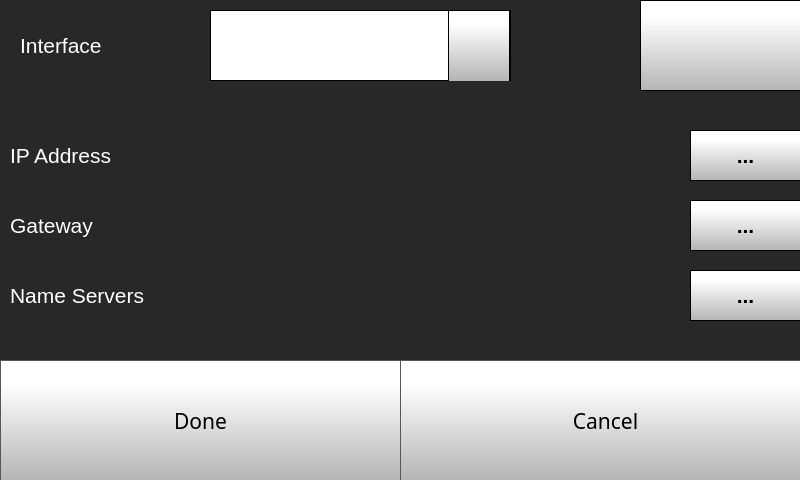
<?xml version="1.0" encoding="UTF-8"?>
<ui version="4.0">
 <class>network_settings</class>
 <widget class="QWidget" name="network_settings">
  <property name="geometry">
   <rect>
    <x>0</x>
    <y>0</y>
    <width>800</width>
    <height>480</height>
   </rect>
  </property>
  <property name="windowTitle">
   <string>Form</string>
  </property>
  <widget class="QStackedWidget" name="stackedWidget">
   <property name="geometry">
    <rect>
     <x>0</x>
     <y>0</y>
     <width>800</width>
     <height>480</height>
    </rect>
   </property>
   <property name="styleSheet">
    <string notr="true">background-color: rgb(40, 40, 40);</string>
   </property>
   <property name="currentIndex">
    <number>0</number>
   </property>
   <widget class="QWidget" name="staticIPSettingsPage">
    <widget class="QPushButton" name="staticIPSettingsCancelButton">
     <property name="geometry">
      <rect>
       <x>400</x>
       <y>360</y>
       <width>411</width>
       <height>121</height>
      </rect>
     </property>
     <property name="font">
      <font>
       <family>Gotham</family>
       <pointsize>16</pointsize>
      </font>
     </property>
     <property name="contextMenuPolicy">
      <enum>Qt::NoContextMenu</enum>
     </property>
     <property name="styleSheet">
      <string notr="true">QPushButton {
     border: 1px solid rgb(87, 87, 87);
	background-color: qlineargradient(spread:pad, x1:0, y1:1, x2:0, y2:0.188, stop:0 rgba(180, 180, 180, 255), stop:1 rgba(255, 255, 255, 255));


}

QPushButton:pressed {
    background-color: qlineargradient(x1: 0, y1: 0, x2: 0, y2: 1,
                                      stop: 0 #dadbde, stop: 1 #f6f7fa);
}

QPushButton:flat {
    border: none; /* no border for a flat push button */
}

QPushButton:default {
    border-color: navy; /* make the default button prominent */
}

QPushButton:focus {
	outline: none;
}</string>
     </property>
     <property name="text">
      <string>Cancel</string>
     </property>
     <property name="iconSize">
      <size>
       <width>50</width>
       <height>50</height>
      </size>
     </property>
    </widget>
    <widget class="QWidget" name="ethStaticSettings" native="true">
     <property name="geometry">
      <rect>
       <x>0</x>
       <y>120</y>
       <width>801</width>
       <height>211</height>
      </rect>
     </property>
     <property name="font">
      <font>
       <pointsize>16</pointsize>
      </font>
     </property>
     <widget class="QPushButton" name="staticIPGatewayKeyboardButton">
      <property name="geometry">
       <rect>
        <x>690</x>
        <y>80</y>
        <width>111</width>
        <height>51</height>
       </rect>
      </property>
      <property name="font">
       <font>
        <family>MS Shell Dlg 2</family>
        <pointsize>16</pointsize>
        <weight>75</weight>
        <bold>true</bold>
       </font>
      </property>
      <property name="contextMenuPolicy">
       <enum>Qt::NoContextMenu</enum>
      </property>
      <property name="styleSheet">
       <string notr="true">QPushButton {
     border: 1px solid rgb(0, 0, 0);
	background-color: qlineargradient(spread:pad, x1:0, y1:1, x2:0, y2:0.188, stop:0 rgba(180, 180, 180, 255), stop:1 rgba(255, 255, 255, 255));


}

QPushButton:pressed {
    background-color: qlineargradient(x1: 0, y1: 0, x2: 0, y2: 1,
                                      stop: 0 #dadbde, stop: 1 #f6f7fa);
}

QPushButton:flat {
    border: none; /* no border for a flat push button */
}

QPushButton:default {
    border-color: navy; /* make the default button prominent */
}

QPushButton:focus {
	outline: none;
}</string>
      </property>
      <property name="text">
       <string>...</string>
      </property>
      <property name="iconSize">
       <size>
        <width>40</width>
        <height>40</height>
       </size>
      </property>
     </widget>
     <widget class="QLabel" name="staticIPGatewayLabel">
      <property name="geometry">
       <rect>
        <x>10</x>
        <y>90</y>
        <width>110</width>
        <height>30</height>
       </rect>
      </property>
      <property name="font">
       <font>
        <family>MS Shell Dlg 2</family>
        <pointsize>16</pointsize>
        <weight>50</weight>
        <bold>false</bold>
       </font>
      </property>
      <property name="contextMenuPolicy">
       <enum>Qt::NoContextMenu</enum>
      </property>
      <property name="styleSheet">
       <string notr="true">color: rgb(255, 255, 255);</string>
      </property>
      <property name="text">
       <string>Gateway</string>
      </property>
     </widget>
     <widget class="QPushButton" name="staticIPKeyboardButton">
      <property name="enabled">
       <bool>true</bool>
      </property>
      <property name="geometry">
       <rect>
        <x>690</x>
        <y>10</y>
        <width>111</width>
        <height>51</height>
       </rect>
      </property>
      <property name="font">
       <font>
        <family>MS Shell Dlg 2</family>
        <pointsize>16</pointsize>
        <weight>75</weight>
        <bold>true</bold>
       </font>
      </property>
      <property name="contextMenuPolicy">
       <enum>Qt::NoContextMenu</enum>
      </property>
      <property name="autoFillBackground">
       <bool>false</bool>
      </property>
      <property name="styleSheet">
       <string notr="true">QPushButton {
     border: 1px solid rgb(0, 0, 0);
	background-color: qlineargradient(spread:pad, x1:0, y1:1, x2:0, y2:0.188, stop:0 rgba(180, 180, 180, 255), stop:1 rgba(255, 255, 255, 255));


}

QPushButton:pressed {
    background-color: qlineargradient(x1: 0, y1: 0, x2: 0, y2: 1,
                                      stop: 0 #dadbde, stop: 1 #f6f7fa);
}

QPushButton:flat {
    border: none; /* no border for a flat push button */
}

QPushButton:default {
    border-color: navy; /* make the default button prominent */
}

QPushButton:focus {
	outline: none;
}</string>
      </property>
      <property name="text">
       <string>...</string>
      </property>
      <property name="iconSize">
       <size>
        <width>40</width>
        <height>40</height>
       </size>
      </property>
     </widget>
     <widget class="QLabel" name="staticIPLabel">
      <property name="geometry">
       <rect>
        <x>10</x>
        <y>20</y>
        <width>151</width>
        <height>30</height>
       </rect>
      </property>
      <property name="font">
       <font>
        <family>MS Shell Dlg 2</family>
        <pointsize>16</pointsize>
        <weight>50</weight>
        <bold>false</bold>
       </font>
      </property>
      <property name="contextMenuPolicy">
       <enum>Qt::NoContextMenu</enum>
      </property>
      <property name="styleSheet">
       <string notr="true">color: rgb(255, 255, 255);</string>
      </property>
      <property name="text">
       <string>IP Address</string>
      </property>
     </widget>
     <widget class="QPushButton" name="staticIPNameServerKeyboardButton">
      <property name="geometry">
       <rect>
        <x>690</x>
        <y>150</y>
        <width>111</width>
        <height>51</height>
       </rect>
      </property>
      <property name="font">
       <font>
        <family>MS Shell Dlg 2</family>
        <pointsize>16</pointsize>
        <weight>75</weight>
        <bold>true</bold>
       </font>
      </property>
      <property name="contextMenuPolicy">
       <enum>Qt::NoContextMenu</enum>
      </property>
      <property name="styleSheet">
       <string notr="true">QPushButton {
     border: 1px solid rgb(0, 0, 0);
	background-color: qlineargradient(spread:pad, x1:0, y1:1, x2:0, y2:0.188, stop:0 rgba(180, 180, 180, 255), stop:1 rgba(255, 255, 255, 255));


}

QPushButton:pressed {
    background-color: qlineargradient(x1: 0, y1: 0, x2: 0, y2: 1,
                                      stop: 0 #dadbde, stop: 1 #f6f7fa);
}

QPushButton:flat {
    border: none; /* no border for a flat push button */
}

QPushButton:default {
    border-color: navy; /* make the default button prominent */
}

QPushButton:focus {
	outline: none;
}</string>
      </property>
      <property name="text">
       <string>...</string>
      </property>
      <property name="iconSize">
       <size>
        <width>40</width>
        <height>40</height>
       </size>
      </property>
     </widget>
     <widget class="QLabel" name="staticIPNameServerLabel">
      <property name="geometry">
       <rect>
        <x>10</x>
        <y>160</y>
        <width>181</width>
        <height>30</height>
       </rect>
      </property>
      <property name="font">
       <font>
        <family>MS Shell Dlg 2</family>
        <pointsize>16</pointsize>
        <weight>50</weight>
        <bold>false</bold>
       </font>
      </property>
      <property name="contextMenuPolicy">
       <enum>Qt::NoContextMenu</enum>
      </property>
      <property name="styleSheet">
       <string notr="true">color: rgb(255, 255, 255);</string>
      </property>
      <property name="text">
       <string>Name Servers</string>
      </property>
     </widget>
    </widget>
    <widget class="QPushButton" name="deleteStaticIPSettingsButton">
     <property name="enabled">
      <bool>true</bool>
     </property>
     <property name="geometry">
      <rect>
       <x>640</x>
       <y>0</y>
       <width>171</width>
       <height>91</height>
      </rect>
     </property>
     <property name="font">
      <font>
       <family>MS Shell Dlg 2</family>
       <pointsize>18</pointsize>
       <weight>75</weight>
       <bold>true</bold>
      </font>
     </property>
     <property name="contextMenuPolicy">
      <enum>Qt::NoContextMenu</enum>
     </property>
     <property name="autoFillBackground">
      <bool>false</bool>
     </property>
     <property name="styleSheet">
      <string notr="true">QPushButton {
     border: 1px solid rgb(0, 0, 0);
	background-color: qlineargradient(spread:pad, x1:0, y1:1, x2:0, y2:0.188, stop:0 rgba(180, 180, 180, 255), stop:1 rgba(255, 255, 255, 255));


}

QPushButton:pressed {
    background-color: qlineargradient(x1: 0, y1: 0, x2: 0, y2: 1,
                                      stop: 0 #dadbde, stop: 1 #f6f7fa);
}

QPushButton:flat {
    border: none; /* no border for a flat push button */
}

QPushButton:default {
    border-color: navy; /* make the default button prominent */
}

QPushButton:focus {
	outline: none;
}</string>
     </property>
     <property name="text">
      <string/>
     </property>
     <property name="icon">
      <iconset resource="resources/resource.qrc">
       <normaloff>:/Icons/img/icons/delete.png</normaloff>:/Icons/img/icons/delete.png</iconset>
     </property>
     <property name="iconSize">
      <size>
       <width>40</width>
       <height>40</height>
      </size>
     </property>
    </widget>
    <widget class="QPushButton" name="staticIPSettingsDoneButton">
     <property name="geometry">
      <rect>
       <x>0</x>
       <y>360</y>
       <width>401</width>
       <height>121</height>
      </rect>
     </property>
     <property name="font">
      <font>
       <family>Gotham</family>
       <pointsize>16</pointsize>
      </font>
     </property>
     <property name="contextMenuPolicy">
      <enum>Qt::NoContextMenu</enum>
     </property>
     <property name="styleSheet">
      <string notr="true">QPushButton {
     border: 1px solid rgb(87, 87, 87);
	background-color: qlineargradient(spread:pad, x1:0, y1:1, x2:0, y2:0.188, stop:0 rgba(180, 180, 180, 255), stop:1 rgba(255, 255, 255, 255));


}

QPushButton:pressed {
    background-color: qlineargradient(x1: 0, y1: 0, x2: 0, y2: 1,
                                      stop: 0 #dadbde, stop: 1 #f6f7fa);
}

QPushButton:flat {
    border: none; /* no border for a flat push button */
}

QPushButton:default {
    border-color: navy; /* make the default button prominent */
}

QPushButton:focus {
	outline: none;
}</string>
     </property>
     <property name="text">
      <string>Done</string>
     </property>
     <property name="iconSize">
      <size>
       <width>40</width>
       <height>40</height>
      </size>
     </property>
    </widget>
    <widget class="QComboBox" name="staticIPComboBox">
     <property name="geometry">
      <rect>
       <x>210</x>
       <y>10</y>
       <width>301</width>
       <height>71</height>
      </rect>
     </property>
     <property name="font">
      <font>
       <family>Gotham</family>
       <pointsize>16</pointsize>
      </font>
     </property>
     <property name="contextMenuPolicy">
      <enum>Qt::NoContextMenu</enum>
     </property>
     <property name="styleSheet">
      <string notr="true"> QScrollBar:vertical {
     border: 1px solid black;
border-radius: 5px;
    background-color: rgb(40,40,40);
     width: 60px;
     margin: 67px 0 67px 0;
 }

/* Sets up the color and height of handle */
QScrollBar::handle:vertical {
border-radius: 5px;
background: qlineargradient(spread:pad, x1:0, y1:1, x2:0, y2:0.188, stop:0 rgba(180, 180, 180, 255), stop:1 rgba(255, 255, 255, 255));
min-height: 7px;
}


QScrollBar::add-line:vertical {
     border: 1px solid black;
background: qlineargradient(spread:pad, x1:0, y1:1, x2:0, y2:0.188, stop:0 rgba(180, 180, 180, 255), stop:1 rgba(255, 255, 255, 255));
     height:65px;
border-radius: 5px;
     subcontrol-position: bottom;
     subcontrol-origin: margin;
 }

 QScrollBar::sub-line:vertical {
     border: 1px solid black;
background: qlineargradient(spread:pad, x1:0, y1:1, x2:0, y2:0.188, stop:0 rgba(180, 180, 180, 255), stop:1 rgba(255, 255, 255, 255));
     height: 65px;
border-radius: 5px;
     subcontrol-position: top;
     subcontrol-origin: margin;
 }

QScrollBar::up-arrow:vertical {
 image: url(./templates/img/arrows.png);
    width: 40px;
    height: 40px;
 padding: 5px;
 }
QScrollBar::down-arrow:vertical {
 image: url(./templates/img/arrows-5.png);
    width: 40px;
    height: 40px;
 padding: 5px;
 }

/* need this to get rid of crosshatching on scrollbar background */
QScrollBar::add-page:vertical, QScrollBar::sub-page:vertical {
background: none;
}

QComboBox {
border: 1px solid black;
    padding: 0px 18px 0px 3px;
    min-width: 6em;

}

QComboBox::item {
	color: rgb(0, 0, 0);
}

QComboBox:editable {
    background: white;
}

QComboBox:!editable, QComboBox::drop-down:editable {
background: white;
}

/* QComboBox gets the &quot;on&quot; state when the popup is open */
QComboBox:!editable:on, QComboBox::drop-down:editable:on {
background: white;
}


QComboBox::drop-down {
border-left: 1px solid black;
border-right: 1px solid black;
	background-color: qlineargradient(spread:pad, x1:0, y1:1, x2:0, y2:0.188, stop:0 rgba(180, 180, 180, 255), stop:1 rgba(255, 255, 255, 255));
    width: 60px;
     height: 70px;

}

QComboBox::down-arrow {

image: url(./templates/img/arrows-5.png);
width: 30px;
height: 30px;

}


QComboBox QAbstractItemView {
    selection-background-color: rgb(40, 40, 40);
    background: white;
}</string>
     </property>
     <property name="editable">
      <bool>false</bool>
     </property>
     <property name="maxVisibleItems">
      <number>8</number>
     </property>
     <property name="iconSize">
      <size>
       <width>30</width>
       <height>30</height>
      </size>
     </property>
    </widget>
    <widget class="QLabel" name="staticIPINterfaceLabel">
     <property name="geometry">
      <rect>
       <x>20</x>
       <y>30</y>
       <width>171</width>
       <height>30</height>
      </rect>
     </property>
     <property name="font">
      <font>
       <family>MS Shell Dlg 2</family>
       <pointsize>16</pointsize>
       <weight>50</weight>
       <bold>false</bold>
      </font>
     </property>
     <property name="contextMenuPolicy">
      <enum>Qt::NoContextMenu</enum>
     </property>
     <property name="styleSheet">
      <string notr="true">color: rgb(255, 255, 255);</string>
     </property>
     <property name="text">
      <string>Interface</string>
     </property>
    </widget>
   </widget>
   <widget class="QWidget" name="wifiSettingsPage">
    <widget class="QCheckBox" name="hiddenCheckBox">
     <property name="geometry">
      <rect>
       <x>0</x>
       <y>130</y>
       <width>161</width>
       <height>41</height>
      </rect>
     </property>
     <property name="font">
      <font>
       <family>Gotham</family>
       <pointsize>16</pointsize>
      </font>
     </property>
     <property name="styleSheet">
      <string notr="true">QCheckBox {
	color: rgb(255, 255, 255);
}

QCheckBox::indicator {
    width: 25px;
    height: 25px;
}

QCheckBox::indicator:checked {
    image: url(./templates/img/check-box.png);
}
QCheckBox::indicator:unchecked {
    image: url(./templates/img/blank-check-box.png);
}



</string>
     </property>
     <property name="text">
      <string>Hidden </string>
     </property>
     <property name="iconSize">
      <size>
       <width>40</width>
       <height>40</height>
      </size>
     </property>
     <property name="checked">
      <bool>false</bool>
     </property>
    </widget>
    <widget class="QPushButton" name="wifiSettingsCancelButton">
     <property name="geometry">
      <rect>
       <x>400</x>
       <y>360</y>
       <width>401</width>
       <height>121</height>
      </rect>
     </property>
     <property name="font">
      <font>
       <family>Gotham</family>
       <pointsize>16</pointsize>
      </font>
     </property>
     <property name="styleSheet">
      <string notr="true">QPushButton {
     border: 1px solid rgb(87, 87, 87);
	background-color: qlineargradient(spread:pad, x1:0, y1:1, x2:0, y2:0.188, stop:0 rgba(180, 180, 180, 255), stop:1 rgba(255, 255, 255, 255));


}

QPushButton:pressed {
    background-color: qlineargradient(x1: 0, y1: 0, x2: 0, y2: 1,
                                      stop: 0 #dadbde, stop: 1 #f6f7fa);
}

QPushButton:flat {
    border: none; /* no border for a flat push button */
}

QPushButton:default {
    border-color: navy; /* make the default button prominent */
}

QPushButton:focus {
	outline: none;
}</string>
     </property>
     <property name="text">
      <string>Cancel</string>
     </property>
     <property name="iconSize">
      <size>
       <width>40</width>
       <height>40</height>
      </size>
     </property>
    </widget>
    <widget class="QComboBox" name="wifiSettingsComboBox">
     <property name="geometry">
      <rect>
       <x>0</x>
       <y>70</y>
       <width>701</width>
       <height>51</height>
      </rect>
     </property>
     <property name="font">
      <font>
       <family>Gotham</family>
       <pointsize>16</pointsize>
      </font>
     </property>
     <property name="styleSheet">
      <string notr="true"> QScrollBar:vertical {
     border: 1px solid black;
border-radius: 5px;
    background-color: rgb(40,40,40);
     width: 60px;
     margin: 67px 0 67px 0;
 }

/* Sets up the color and height of handle */
QScrollBar::handle:vertical {
border-radius: 5px;
background: qlineargradient(spread:pad, x1:0, y1:1, x2:0, y2:0.188, stop:0 rgba(180, 180, 180, 255), stop:1 rgba(255, 255, 255, 255));
min-height: 7px;
}


QScrollBar::add-line:vertical {
     border: 1px solid black;
background: qlineargradient(spread:pad, x1:0, y1:1, x2:0, y2:0.188, stop:0 rgba(180, 180, 180, 255), stop:1 rgba(255, 255, 255, 255));
     height:65px;
border-radius: 5px;
     subcontrol-position: bottom;
     subcontrol-origin: margin;
 }

 QScrollBar::sub-line:vertical {
     border: 1px solid black;
background: qlineargradient(spread:pad, x1:0, y1:1, x2:0, y2:0.188, stop:0 rgba(180, 180, 180, 255), stop:1 rgba(255, 255, 255, 255));
     height: 65px;
border-radius: 5px;
     subcontrol-position: top;
     subcontrol-origin: margin;
 }

QScrollBar::up-arrow:vertical {
 image: url(:/Navigation/img/Navigation/arrows.png);
    width: 40px;
    height: 40px;
 padding: 5px;
 }
QScrollBar::down-arrow:vertical {
 image: url(:/Navigation/img/Navigation/arrows-5.png);
    width: 40px;
    height: 40px;
 padding: 5px;
 }

/* need this to get rid of crosshatching on scrollbar background */
QScrollBar::add-page:vertical, QScrollBar::sub-page:vertical {
background: none;
}

QComboBox {
border: 1px solid black;
    padding: 0px 18px 0px 3px;
    min-width: 6em;

}

QComboBox::item {
	color: rgb(0, 0, 0);
}

QComboBox:editable {
    background: white;
}

QComboBox:!editable, QComboBox::drop-down:editable {
background: white;
}

/* QComboBox gets the &quot;on&quot; state when the popup is open */
QComboBox:!editable:on, QComboBox::drop-down:editable:on {
background: white;
}


QComboBox::drop-down {
border-left: 1px solid black;
border-right: 1px solid black;
	background-color: qlineargradient(spread:pad, x1:0, y1:1, x2:0, y2:0.188, stop:0 rgba(180, 180, 180, 255), stop:1 rgba(255, 255, 255, 255));
    width: 60px;
     height: 50px;

}

QComboBox::down-arrow {

image: url(:/Navigation/img/Navigation/arrows-5.png);
width: 30px;
height: 30px;

}


QComboBox QAbstractItemView {
    selection-background-color: rgb(40, 40, 40);
    background: white;
}</string>
     </property>
     <property name="editable">
      <bool>false</bool>
     </property>
     <property name="maxVisibleItems">
      <number>8</number>
     </property>
     <property name="iconSize">
      <size>
       <width>30</width>
       <height>30</height>
      </size>
     </property>
    </widget>
    <widget class="QLabel" name="ssidlabel">
     <property name="geometry">
      <rect>
       <x>0</x>
       <y>0</y>
       <width>461</width>
       <height>51</height>
      </rect>
     </property>
     <property name="font">
      <font>
       <family>Gotham Light</family>
       <pointsize>16</pointsize>
       <weight>50</weight>
       <bold>false</bold>
      </font>
     </property>
     <property name="styleSheet">
      <string notr="true">color: rgb(255, 255, 255);</string>
     </property>
     <property name="text">
      <string>Enter SSID:</string>
     </property>
    </widget>
    <widget class="QPushButton" name="wifiSettingsDoneButton">
     <property name="geometry">
      <rect>
       <x>0</x>
       <y>360</y>
       <width>401</width>
       <height>121</height>
      </rect>
     </property>
     <property name="font">
      <font>
       <family>Gotham</family>
       <pointsize>16</pointsize>
      </font>
     </property>
     <property name="styleSheet">
      <string notr="true">QPushButton {
     border: 1px solid rgb(87, 87, 87);
	background-color: qlineargradient(spread:pad, x1:0, y1:1, x2:0, y2:0.188, stop:0 rgba(180, 180, 180, 255), stop:1 rgba(255, 255, 255, 255));


}

QPushButton:pressed {
    background-color: qlineargradient(x1: 0, y1: 0, x2: 0, y2: 1,
                                      stop: 0 #dadbde, stop: 1 #f6f7fa);
}

QPushButton:flat {
    border: none; /* no border for a flat push button */
}

QPushButton:default {
    border-color: navy; /* make the default button prominent */
}

QPushButton:focus {
	outline: none;
}</string>
     </property>
     <property name="text">
      <string>Done</string>
     </property>
     <property name="iconSize">
      <size>
       <width>40</width>
       <height>40</height>
      </size>
     </property>
    </widget>
    <widget class="QPushButton" name="wifiSettingsSSIDKeyboardButton">
     <property name="geometry">
      <rect>
       <x>700</x>
       <y>70</y>
       <width>101</width>
       <height>51</height>
      </rect>
     </property>
     <property name="font">
      <font>
       <family>Gotham</family>
       <pointsize>16</pointsize>
      </font>
     </property>
     <property name="styleSheet">
      <string notr="true">QPushButton {
     border: 1px solid rgb(0, 0, 0);
	background-color: qlineargradient(spread:pad, x1:0, y1:1, x2:0, y2:0.188, stop:0 rgba(180, 180, 180, 255), stop:1 rgba(255, 255, 255, 255));


}

QPushButton:pressed {
    background-color: qlineargradient(x1: 0, y1: 0, x2: 0, y2: 1,
                                      stop: 0 #dadbde, stop: 1 #f6f7fa);
}

QPushButton:flat {
    border: none; /* no border for a flat push button */
}

QPushButton:default {
    border-color: navy; /* make the default button prominent */
}

QPushButton:focus {
	outline: none;
}</string>
     </property>
     <property name="text">
      <string>...</string>
     </property>
     <property name="iconSize">
      <size>
       <width>40</width>
       <height>40</height>
      </size>
     </property>
    </widget>
    <widget class="QLabel" name="passwordlabel">
     <property name="geometry">
      <rect>
       <x>10</x>
       <y>180</y>
       <width>791</width>
       <height>31</height>
      </rect>
     </property>
     <property name="font">
      <font>
       <family>Gotham Light</family>
       <pointsize>16</pointsize>
       <weight>50</weight>
       <bold>false</bold>
      </font>
     </property>
     <property name="styleSheet">
      <string notr="true">color: rgb(255, 255, 255);</string>
     </property>
     <property name="text">
      <string>Enter Password:</string>
     </property>
    </widget>
   </widget>
   <widget class="QWidget" name="networkSettingsPage">
    <widget class="QPushButton" name="networkInfoButton">
     <property name="geometry">
      <rect>
       <x>0</x>
       <y>0</y>
       <width>801</width>
       <height>100</height>
      </rect>
     </property>
     <property name="minimumSize">
      <size>
       <width>0</width>
       <height>70</height>
      </size>
     </property>
     <property name="font">
      <font>
       <family>Gotham</family>
       <pointsize>16</pointsize>
      </font>
     </property>
     <property name="styleSheet">
      <string notr="true">QPushButton {
     border: 1px solid rgb(87, 87, 87);
	background-color: qlineargradient(spread:pad, x1:0, y1:1, x2:0, y2:0.188, stop:0 rgba(180, 180, 180, 255), stop:1 rgba(255, 255, 255, 255));


}

QPushButton:pressed {
    background-color: qlineargradient(x1: 0, y1: 0, x2: 0, y2: 1,
                                      stop: 0 #dadbde, stop: 1 #f6f7fa);
}

QPushButton:flat {
    border: none; /* no border for a flat push button */
}

QPushButton:default {
    border-color: navy; /* make the default button prominent */
}

QPushButton:focus {
	outline: none;
}</string>
     </property>
     <property name="text">
      <string>Network Info</string>
     </property>
     <property name="iconSize">
      <size>
       <width>40</width>
       <height>40</height>
      </size>
     </property>
    </widget>
    <widget class="QPushButton" name="configureStaticIPButton">
     <property name="geometry">
      <rect>
       <x>0</x>
       <y>200</y>
       <width>801</width>
       <height>100</height>
      </rect>
     </property>
     <property name="minimumSize">
      <size>
       <width>0</width>
       <height>70</height>
      </size>
     </property>
     <property name="font">
      <font>
       <family>Gotham</family>
       <pointsize>16</pointsize>
      </font>
     </property>
     <property name="styleSheet">
      <string notr="true">QPushButton {
     border: 1px solid rgb(87, 87, 87);
	background-color: qlineargradient(spread:pad, x1:0, y1:1, x2:0, y2:0.188, stop:0 rgba(180, 180, 180, 255), stop:1 rgba(255, 255, 255, 255));


}

QPushButton:pressed {
    background-color: qlineargradient(x1: 0, y1: 0, x2: 0, y2: 1,
                                      stop: 0 #dadbde, stop: 1 #f6f7fa);
}

QPushButton:flat {
    border: none; /* no border for a flat push button */
}

QPushButton:default {
    border-color: navy; /* make the default button prominent */
}

QPushButton:focus {
	outline: none;
}</string>
     </property>
     <property name="text">
      <string>Configure Static IP</string>
     </property>
     <property name="iconSize">
      <size>
       <width>40</width>
       <height>40</height>
      </size>
     </property>
    </widget>
    <widget class="QPushButton" name="networkSettingsBackButton">
     <property name="geometry">
      <rect>
       <x>0</x>
       <y>360</y>
       <width>801</width>
       <height>121</height>
      </rect>
     </property>
     <property name="minimumSize">
      <size>
       <width>0</width>
       <height>0</height>
      </size>
     </property>
     <property name="font">
      <font>
       <family>Gotham</family>
       <pointsize>16</pointsize>
      </font>
     </property>
     <property name="styleSheet">
      <string notr="true">QPushButton {
     border: 1px solid rgb(87, 87, 87);
	background-color: qlineargradient(spread:pad, x1:0, y1:1, x2:0, y2:0.188, stop:0 rgba(180, 180, 180, 255), stop:1 rgba(255, 255, 255, 255));


}

QPushButton:pressed {
    background-color: qlineargradient(x1: 0, y1: 0, x2: 0, y2: 1,
                                      stop: 0 #dadbde, stop: 1 #f6f7fa);
}

QPushButton:flat {
    border: none; /* no border for a flat push button */
}

QPushButton:default {
    border-color: navy; /* make the default button prominent */
}</string>
     </property>
     <property name="text">
      <string/>
     </property>
     <property name="icon">
      <iconset resource="resources/resource.qrc">
       <normaloff>:/Navigation/img/Navigation/arrows-4.png</normaloff>:/Navigation/img/Navigation/arrows-4.png</iconset>
     </property>
     <property name="iconSize">
      <size>
       <width>50</width>
       <height>50</height>
      </size>
     </property>
     <property name="checkable">
      <bool>false</bool>
     </property>
     <property name="autoDefault">
      <bool>false</bool>
     </property>
     <property name="default">
      <bool>false</bool>
     </property>
     <property name="flat">
      <bool>false</bool>
     </property>
    </widget>
    <widget class="QPushButton" name="configureWifiButton">
     <property name="geometry">
      <rect>
       <x>0</x>
       <y>100</y>
       <width>801</width>
       <height>100</height>
      </rect>
     </property>
     <property name="minimumSize">
      <size>
       <width>0</width>
       <height>70</height>
      </size>
     </property>
     <property name="font">
      <font>
       <family>Gotham</family>
       <pointsize>16</pointsize>
      </font>
     </property>
     <property name="styleSheet">
      <string notr="true">QPushButton {
     border: 1px solid rgb(87, 87, 87);
	background-color: qlineargradient(spread:pad, x1:0, y1:1, x2:0, y2:0.188, stop:0 rgba(180, 180, 180, 255), stop:1 rgba(255, 255, 255, 255));


}

QPushButton:pressed {
    background-color: qlineargradient(x1: 0, y1: 0, x2: 0, y2: 1,
                                      stop: 0 #dadbde, stop: 1 #f6f7fa);
}

QPushButton:flat {
    border: none; /* no border for a flat push button */
}

QPushButton:default {
    border-color: navy; /* make the default button prominent */
}

QPushButton:focus {
	outline: none;
}</string>
     </property>
     <property name="text">
      <string>Configure WiFi</string>
     </property>
     <property name="iconSize">
      <size>
       <width>40</width>
       <height>40</height>
      </size>
     </property>
    </widget>
   </widget>
   <widget class="QWidget" name="networkInfoPage">
    <widget class="QLabel" name="lanIp">
     <property name="geometry">
      <rect>
       <x>410</x>
       <y>250</y>
       <width>381</width>
       <height>51</height>
      </rect>
     </property>
     <property name="font">
      <font>
       <family>Gotham</family>
       <pointsize>16</pointsize>
       <weight>50</weight>
       <bold>false</bold>
      </font>
     </property>
     <property name="styleSheet">
      <string notr="true">color: rgb(255, 255, 255);
background-color: rgba(255, 255, 255, 0);</string>
     </property>
     <property name="text">
      <string>Ethernet</string>
     </property>
    </widget>
    <widget class="QLabel" name="wifiMac">
     <property name="geometry">
      <rect>
       <x>90</x>
       <y>170</y>
       <width>311</width>
       <height>51</height>
      </rect>
     </property>
     <property name="font">
      <font>
       <family>Gotham</family>
       <pointsize>16</pointsize>
       <weight>50</weight>
       <bold>false</bold>
      </font>
     </property>
     <property name="styleSheet">
      <string notr="true">color: rgb(255, 255, 255);
background-color: rgba(255, 255, 255, 0);</string>
     </property>
     <property name="text">
      <string>WiFi</string>
     </property>
    </widget>
    <widget class="QPushButton" name="networkInfoBackButton">
     <property name="geometry">
      <rect>
       <x>0</x>
       <y>390</y>
       <width>801</width>
       <height>91</height>
      </rect>
     </property>
     <property name="minimumSize">
      <size>
       <width>0</width>
       <height>0</height>
      </size>
     </property>
     <property name="font">
      <font>
       <family>Gotham</family>
       <pointsize>16</pointsize>
      </font>
     </property>
     <property name="styleSheet">
      <string notr="true">QPushButton {
     border: 1px solid rgb(87, 87, 87);
	background-color: qlineargradient(spread:pad, x1:0, y1:1, x2:0, y2:0.188, stop:0 rgba(180, 180, 180, 255), stop:1 rgba(255, 255, 255, 255));


}

QPushButton:pressed {
    background-color: qlineargradient(x1: 0, y1: 0, x2: 0, y2: 1,
                                      stop: 0 #dadbde, stop: 1 #f6f7fa);
}

QPushButton:flat {
    border: none; /* no border for a flat push button */
}

QPushButton:default {
    border-color: navy; /* make the default button prominent */
}</string>
     </property>
     <property name="text">
      <string/>
     </property>
     <property name="icon">
      <iconset resource="resources/resource.qrc">
       <normaloff>:/Navigation/img/Navigation/arrows-4.png</normaloff>:/Navigation/img/Navigation/arrows-4.png</iconset>
     </property>
     <property name="iconSize">
      <size>
       <width>50</width>
       <height>50</height>
      </size>
     </property>
     <property name="checkable">
      <bool>false</bool>
     </property>
     <property name="autoDefault">
      <bool>false</bool>
     </property>
     <property name="default">
      <bool>false</bool>
     </property>
     <property name="flat">
      <bool>false</bool>
     </property>
    </widget>
    <widget class="QLabel" name="wifiMacLabel">
     <property name="geometry">
      <rect>
       <x>410</x>
       <y>150</y>
       <width>240</width>
       <height>31</height>
      </rect>
     </property>
     <property name="font">
      <font>
       <family>Gotham</family>
       <pointsize>16</pointsize>
       <weight>50</weight>
       <bold>false</bold>
      </font>
     </property>
     <property name="styleSheet">
      <string notr="true">color: rgb(255, 255, 255);
background-color: rgba(255, 255, 255, 0);</string>
     </property>
     <property name="text">
      <string>Wi-Fi IP</string>
     </property>
    </widget>
    <widget class="QLabel" name="lanMac">
     <property name="geometry">
      <rect>
       <x>90</x>
       <y>250</y>
       <width>301</width>
       <height>51</height>
      </rect>
     </property>
     <property name="font">
      <font>
       <family>Gotham</family>
       <pointsize>16</pointsize>
       <weight>50</weight>
       <bold>false</bold>
      </font>
     </property>
     <property name="styleSheet">
      <string notr="true">color: rgb(255, 255, 255);
background-color: rgba(255, 255, 255, 0);</string>
     </property>
     <property name="text">
      <string>Ethernet</string>
     </property>
    </widget>
    <widget class="QLabel" name="wifiIpLabel">
     <property name="geometry">
      <rect>
       <x>90</x>
       <y>150</y>
       <width>240</width>
       <height>31</height>
      </rect>
     </property>
     <property name="font">
      <font>
       <family>Gotham</family>
       <pointsize>16</pointsize>
       <weight>50</weight>
       <bold>false</bold>
      </font>
     </property>
     <property name="styleSheet">
      <string notr="true">color: rgb(255, 255, 255);
background-color: rgba(255, 255, 255, 0);</string>
     </property>
     <property name="text">
      <string>Wi-Fi MAC</string>
     </property>
    </widget>
    <widget class="QLabel" name="lanMacLabel">
     <property name="geometry">
      <rect>
       <x>410</x>
       <y>230</y>
       <width>240</width>
       <height>31</height>
      </rect>
     </property>
     <property name="font">
      <font>
       <family>Gotham</family>
       <pointsize>16</pointsize>
       <weight>50</weight>
       <bold>false</bold>
      </font>
     </property>
     <property name="styleSheet">
      <string notr="true">color: rgb(255, 255, 255);
background-color: rgba(255, 255, 255, 0);</string>
     </property>
     <property name="text">
      <string>Ethernet IP</string>
     </property>
    </widget>
    <widget class="QLabel" name="hostname">
     <property name="geometry">
      <rect>
       <x>90</x>
       <y>82</y>
       <width>311</width>
       <height>51</height>
      </rect>
     </property>
     <property name="font">
      <font>
       <family>Gotham</family>
       <pointsize>16</pointsize>
       <weight>50</weight>
       <bold>false</bold>
      </font>
     </property>
     <property name="styleSheet">
      <string notr="true">color: rgb(255, 255, 255);
background-color: rgba(255, 255, 255, 0);</string>
     </property>
     <property name="text">
      <string>Hostname</string>
     </property>
    </widget>
    <widget class="QLabel" name="wifiAp">
     <property name="geometry">
      <rect>
       <x>410</x>
       <y>80</y>
       <width>381</width>
       <height>51</height>
      </rect>
     </property>
     <property name="font">
      <font>
       <family>Gotham</family>
       <pointsize>16</pointsize>
       <weight>50</weight>
       <bold>false</bold>
      </font>
     </property>
     <property name="styleSheet">
      <string notr="true">color: rgb(255, 255, 255);
background-color: rgba(255, 255, 255, 0);</string>
     </property>
     <property name="text">
      <string>WiFi</string>
     </property>
    </widget>
    <widget class="QLabel" name="lanIpLabel">
     <property name="geometry">
      <rect>
       <x>90</x>
       <y>230</y>
       <width>240</width>
       <height>31</height>
      </rect>
     </property>
     <property name="font">
      <font>
       <family>Gotham</family>
       <pointsize>16</pointsize>
       <weight>50</weight>
       <bold>false</bold>
      </font>
     </property>
     <property name="styleSheet">
      <string notr="true">color: rgb(255, 255, 255);
background-color: rgba(255, 255, 255, 0);</string>
     </property>
     <property name="text">
      <string>Ethernet MAC</string>
     </property>
    </widget>
    <widget class="QLabel" name="wifiApLabel">
     <property name="geometry">
      <rect>
       <x>410</x>
       <y>60</y>
       <width>240</width>
       <height>31</height>
      </rect>
     </property>
     <property name="font">
      <font>
       <family>Gotham</family>
       <pointsize>16</pointsize>
       <weight>50</weight>
       <bold>false</bold>
      </font>
     </property>
     <property name="styleSheet">
      <string notr="true">color: rgb(255, 255, 255);
background-color: rgba(255, 255, 255, 0);</string>
     </property>
     <property name="text">
      <string>Wi-Fi AP</string>
     </property>
    </widget>
    <widget class="QLabel" name="wifiIp">
     <property name="geometry">
      <rect>
       <x>410</x>
       <y>170</y>
       <width>381</width>
       <height>51</height>
      </rect>
     </property>
     <property name="font">
      <font>
       <family>Gotham</family>
       <pointsize>16</pointsize>
       <weight>50</weight>
       <bold>false</bold>
      </font>
     </property>
     <property name="styleSheet">
      <string notr="true">color: rgb(255, 255, 255);
background-color: rgba(255, 255, 255, 0);</string>
     </property>
     <property name="text">
      <string>WiFi</string>
     </property>
    </widget>
    <widget class="QLabel" name="hostnameLabel">
     <property name="geometry">
      <rect>
       <x>90</x>
       <y>60</y>
       <width>241</width>
       <height>31</height>
      </rect>
     </property>
     <property name="font">
      <font>
       <family>Gotham</family>
       <pointsize>16</pointsize>
       <weight>50</weight>
       <bold>false</bold>
      </font>
     </property>
     <property name="styleSheet">
      <string notr="true">color: rgb(255, 255, 255);
background-color: rgba(255, 255, 255, 0);</string>
     </property>
     <property name="text">
      <string>mDNS URL</string>
     </property>
    </widget>
   </widget>
  </widget>
 </widget>
 <resources>
  <include location="resources/resource.qrc"/>
 </resources>
 <connections/>
</ui>
